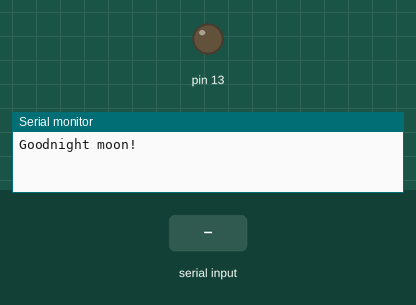
The sketch below on a simulated Arduino Uno, built with avr-gcc and run on an emulated ATmega328P. On the bench: output pins drawn as LEDs (lit = HIGH), the last lines printed to the serial monitor. The inputs (shaded band) are chosen by the test bench.

Above: at 1.2 s.
1.3 s: "led\n" received over the second serial link
At 2.2 s:
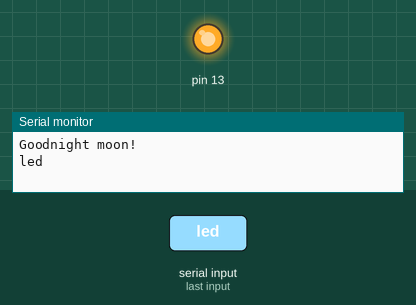
2.8 s: "1\n" received over the second serial link
Timing chart, 0 to 5.8 s (numbered marks = the images above; inputs shaded):
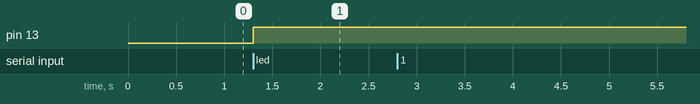

The sketch:

Codigo.ino
```cpp
//http://stackoverflow.com/questions/18376468/arduino-using-serial-and-software-serial-with-bluetooth-module
//http://fuenteabierta.teubi.co/2013/07/utilizando-el-modulo-serie-bluetooth-en.html
#include <SoftwareSerial.h>
#include <string.h>

#define rxPin A0
#define txPin A1

SoftwareSerial mySerial(rxPin, txPin); // RX, TX
char myChar ;

char buffer[255];
int i = 0;
int pinVal = 0;

void setup() {
  Serial.begin(9600);
  Serial.println("Goodnight moon!");

  mySerial.begin(9600);
  mySerial.println("Hello, world?");
  pinMode(13,OUTPUT);
  digitalWrite(13,pinVal);
  flush_buffer();
}

void loop(){
  while(mySerial.available()){
    myChar = mySerial.read();
    Serial.print(myChar);

   append_buffer(myChar);
    if(myChar =='\n') {
       if(strstr(buffer,"led")!=0) {
         digitalWrite(13,pinVal^=1);
       }
       flush_buffer();
    }
  }

  while(Serial.available()){
   myChar = Serial.read();
   mySerial.print(myChar);
  }

}

void flush_buffer() {
  for(int j=0;j<=i;j++) {
    buffer[j] = 0;
  }
  i = 0;
}

void append_buffer(char c) {
  if(i<255) {
    buffer[i++] = c;
  } else {
    flush_buffer();
  }
}
```

Measured:
- after the input at 1.3 s, pin 13: LOW → HIGH at once
